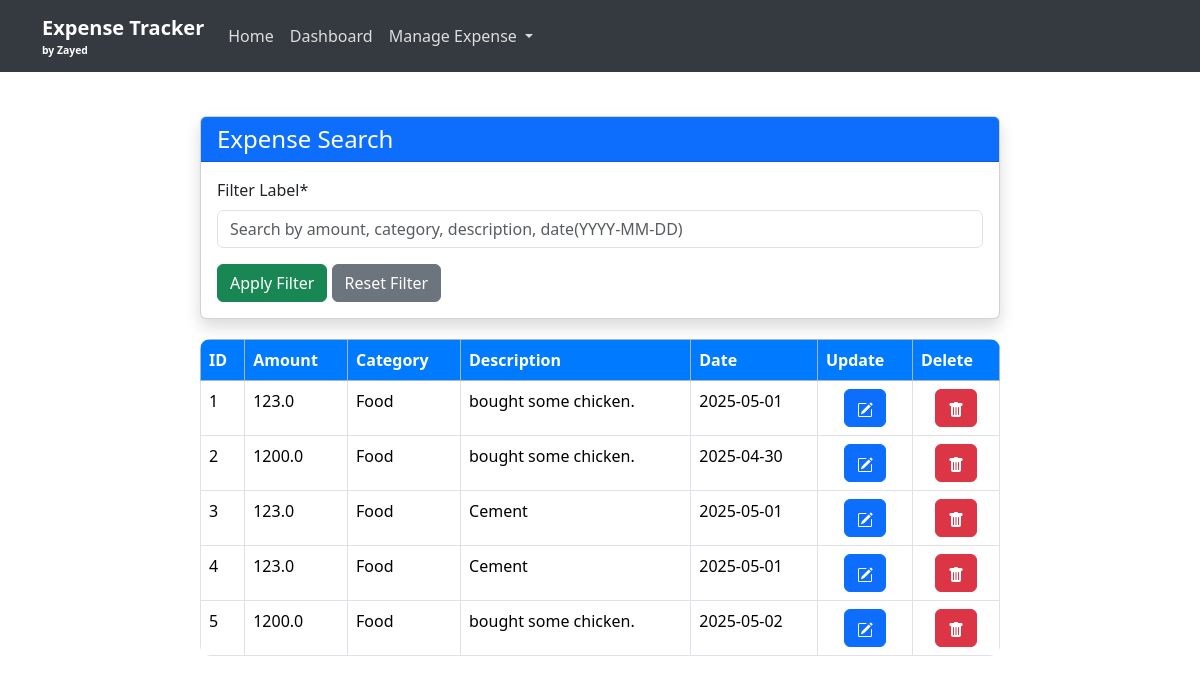
The page /manage-expense/view on the database as committed earlier.
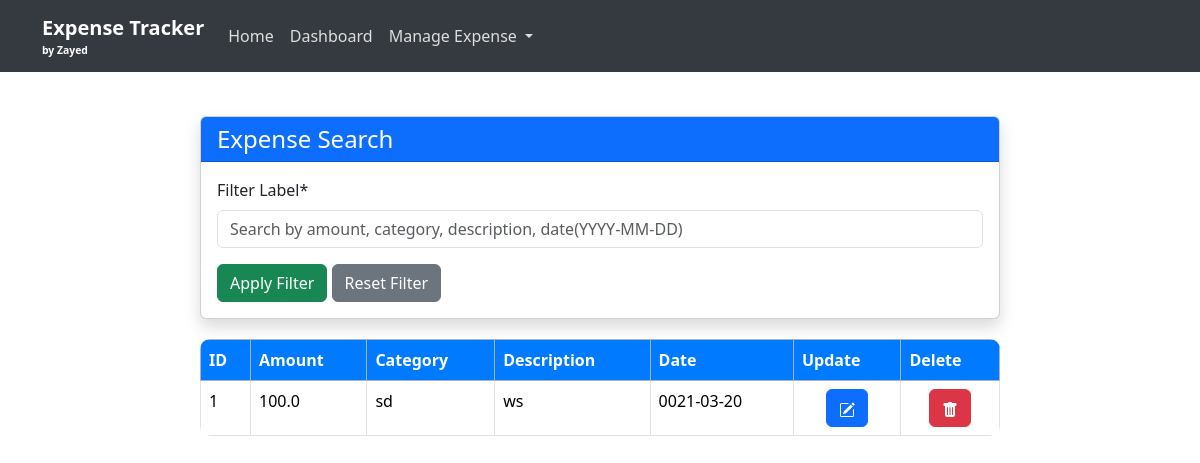
The same page on the database as committed later.
### app/models.py (models this page shows)
class Details(db.Model):
    id = db.Column(db.Integer, primary_key=True)
    amount = db.Column(db.Float, nullable=False)
    category = db.Column(db.String(20), nullable=False)
    description = db.Column(db.String(200))
    date = db.Column(db.Date, default=date.today)
    user_id = db.Column(db.Integer, db.ForeignKey('user_db.id'), index=True, nullable=False)

### app/routes.py (the view, shortened to what this page needs)
	@app.route('/manage-expense/view', methods=["POST", "GET"])
	def filter_data():
		all_details = Details.query.all() # by default get.
		return render_template("filter.html", details=all_details)

### app/templates/filter.html (shortened to what this page needs)
{% extends "base.html" %}
{% block content %}
<!DOCTYPE html>
<html lang="en">
<head>
    <link href="https://cdn.jsdelivr.net/npm/bootstrap@5.3.3/dist/css/bootstrap.min.css" rel="stylesheet">
</head>
<body>
   <main class="content container my-4">
    <div class="center-container">
  <div class="card shadow">
      <div class="card-header bg-primary text-white">
          <h4 class="mb-0">Expense Search</h4>
      </div>
      <div class="card-body">
          <form action="{{ url_for('filter_data') }}" method="POST">
              <div class="mb-3">
                  <label for="user_id" class="form-label" >Filter Label*</label>
                  <input type="text" class="form-control" id="filter_query" name="fil_data" placeholder="Search by amount, category, description, date(YYYY-MM-DD)" required>
              </div>
              <button type="submit" class="btn btn-success">Apply Filter</button>
              <a href="{{ url_for('filter_data') }}" class="btn btn-secondary">Reset Filter</a>
          </form>
      </div>
  </div>
  <div class="table-box">
    <div class="table-responsive">
        <table class="table table-bordered table-hover">
            <thead class="table-primary">
                <tr>
                    <th>ID</th>
                    <th>Amount</th>
                    <th>Category</th>
                    <th>Description</th>    <th>Date</th>
                    <th>Update</th>
                    <th>Delete</th>
                </tr>
            </thead>
            <tbody>
                {% if details %}
                    {% for data in details %}
                    <tr>
                        <td>{{ data.id }}</td>
                        <td>{{ data.amount }}</td>
                        <td>{{ data.category }}</td>
                        <td>{{ data.description }}</td>
                        <td>{{ data.date }}</td>
                       <td class="text-center"><a href="{{url_for('update_data', id = data.id)}}" class="btn btn-primary">
</a></td>
     <td class="text-center"><a href="{{url_for('delete_data', id = data.id)}}" class="btn btn-danger" aria-label="Add Expense">
  </a>
</td>
                    </tr>
                    {% endfor %}
                {% else %}
                <tr>
                    <td colspan="6">No data available</td>
                </tr>
                {% endif %}
            </tbody>
        </table>
    </div>
  </div>
</div>
</main>
</body>
</html>
{% endblock %}

Rows that differ between the two databases and show on the page:
removed Details: id "2", amount "1200.0", category "Food", description "bought some chicken.", date "2025-04-30"
removed Details: id "3", amount "123.0", category "Food", description "Cement", date "2025-05-01"
removed Details: id "4", amount "123.0", category "Food", description "Cement", date "2025-05-01"
removed Details: id "5", amount "1200.0", category "Food", description "bought some chicken.", date "2025-05-02"
changed Details id 1: amount "123.0" → "100.0"; category "Food" → "sd"; description "bought some chicken." → "ws"; date "2025-05-01" → "0021-03-20"
